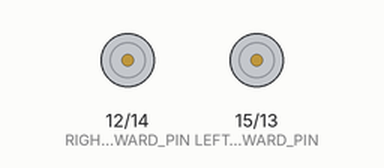
Bench run of a sketch on a simulated Arduino Uno, built with avr-gcc and run on an emulated ATmega328P. Parts: motor-driver pin pairs drawn as motors (green arrow = first pin HIGH = forward, orange = second pin HIGH = backward, longer = more drive).

Above: at 0.1 s.
At 3.1 s:
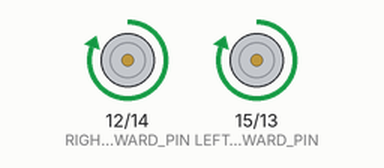
At 4.1 s:
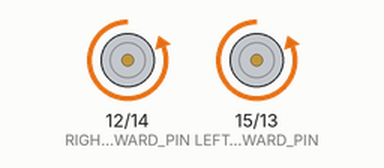
Timing chart, 0 to 6.5 s (numbered marks = the images above):
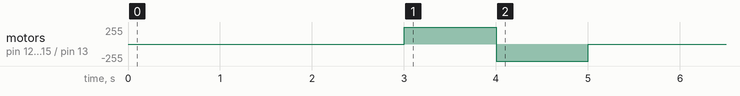

The sketch:

chassis.ino
```cpp
const int LEFT_FORWARD_PIN = 15;
const int LEFT_BACKWARD_PIN = 13;

const int RIGHT_FORWARD_PIN = 12;
const int RIGHT_BACKWARD_PIN = 14;

const long MK = 1000000;

long initMicros;

void setup() {
  pinMode(LEFT_FORWARD_PIN, OUTPUT);
  pinMode(LEFT_BACKWARD_PIN, OUTPUT);
  pinMode(RIGHT_BACKWARD_PIN, OUTPUT);
  pinMode(RIGHT_FORWARD_PIN, OUTPUT);

  analogWrite(LEFT_FORWARD_PIN, 0);
  analogWrite(RIGHT_FORWARD_PIN, 0);
  analogWrite(LEFT_BACKWARD_PIN, 0);
  analogWrite(RIGHT_BACKWARD_PIN, 0);

  initMicros = micros();

  Serial.begin(9600);
}

boolean w1 = false;
boolean w2 = false;
boolean w3 = false;

void loop() {

  if (isNowBetween(3 * MK, 4 * MK)){
    forward(900);
  }

  if (isNowBetween(4 * MK, 5 * MK)){
    backward(900);
  }

  if (isNowAfter(5 * MK)){
    stop();
  }

  delay(1);
}

boolean isNowAfter(long startMicro){
  return micros() > (startMicro + initMicros);
}

boolean isNowBefore(long endMicro){
  return micros() < (endMicro + initMicros);
}

boolean isNowBetween(long startMicro, long endMicro){
  return isNowAfter(startMicro) && isNowBefore(endMicro);
}

void forward(int speed){
  analogWrite(LEFT_FORWARD_PIN, speed);
  analogWrite(RIGHT_FORWARD_PIN, speed);

  analogWrite(RIGHT_BACKWARD_PIN, 0);
  analogWrite(LEFT_BACKWARD_PIN, 0);
}

void backward(int speed){
  analogWrite(LEFT_FORWARD_PIN, 0);
  analogWrite(RIGHT_FORWARD_PIN, 0);

  analogWrite(RIGHT_BACKWARD_PIN, speed);
  analogWrite(LEFT_BACKWARD_PIN, speed);
}

void forwardLeft(int speed, int radius){
  analogWrite(LEFT_FORWARD_PIN, speed * ((double)radius / 100));
  analogWrite(RIGHT_FORWARD_PIN, speed);

  analogWrite(RIGHT_BACKWARD_PIN, 0);
  analogWrite(LEFT_BACKWARD_PIN, 0);
}

void stop(){
  forward(0);
}
```

Measured:
- by itself, motor on pin 12 (RIGHT_FORWARD_PIN) / pin 14 (RIGHT_BACKWARD_PIN), motor on pin 15 (LEFT_FORWARD_PIN) / pin 13 (LEFT_BACKWARD_PIN): stopped → forward 255/255 at 3.0 s, → backward 255/255 1.0 s later, → stopped 1.0 s later
